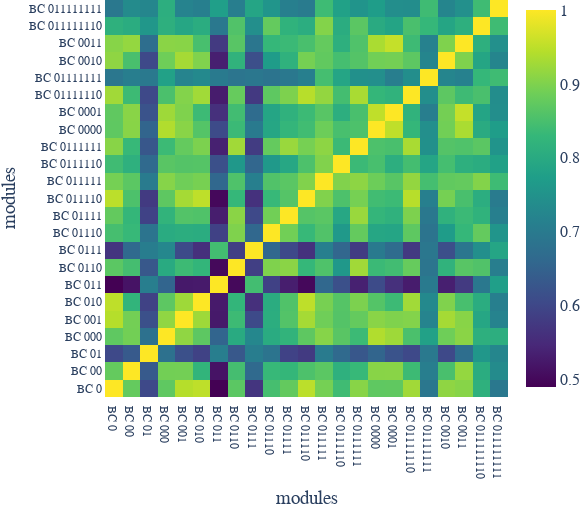

Notebook code cell kept with this figure:
### Markdown cell above
## Encoder lf connection

### Code cell
RSA_HOLMES = experiment_statistics['IMGEP-HOLMES_only_lf_c'][0]['holmes_RSA']
order_default = ['0', '00', '000', '0000', '0001', '001', '0010', '0011', '01', '010', '011', '0110', '0111', '01110', '01111', '011110', '011111', '0111110', '0111111', '01111110', '01111111', '011111110', '011111111']
order_desired = ['0', '00', '01', '000', '001', '010', '011', '0110', '0111', '01110', '01111', '011110', '011111', '0111110', '0111111', '0000', '0001', '01111110', '01111111', '0010', '0011', '011111110', '011111111']

RSA_HOLMES_copy = RSA_HOLMES
permute_order = []
for i in order_desired:
    permute_order.append(order_default.index(i))

RSA_HOLMES = RSA_HOLMES[permute_order, :]
RSA_HOLMES = RSA_HOLMES[:, permute_order]

order_desired = ["BC {}".format(i) for i in order_desired]

config = dict()
config["global_layout"] = dict()
config["global_layout"]["xaxis"] = dict(title="modules")
config["global_layout"]["yaxis"] = dict(title="modules")
config["global_layout"]["margin"] = dict(l=45*multiplier, b=42*multiplier, r=40*multiplier)
config["global_layout"]["width"] = width_half + 40*multiplier
config["global_layout"]["height"] = width_half
config["colorscale"] = 'Viridis'
config["space_names"] = order_desired
config["showscale"] = True

fig = plot_goalspaces_RSAmatrix(RSA_HOLMES, config=config)
#plotly.io.write_image(fig, 'sm_figure_9_HOLMES_only_lf_c_RSA_matrix.pdf')

### Figure 1 — Plotly figure (JSON) as saved in the notebook; plotly's stock layout.template omitted (floating-point values rounded to 4 significant figures; data arrays with more than 128 entries replaced by an {"elided": "..."} marker saying what was removed)
{"data": [{"colorscale": [[0, "#440154"], [0.1111, "#482878"], [0.2222, "#3e4989"], [0.3333, "#31688e"], [0.4444, "#26828e"], [0.5556, "#1f9e89"], [0.6667, "#35b779"], [0.7778, "#6ece58"], [0.8889, "#b5de2b"], [1, "#fde725"]], "showscale": true, "type": "heatmap", "x": ["BC 0", "BC 00", "BC 01", "BC 000", "BC 001", "BC 010", "BC 011", "BC 0110", "BC 0111", "BC 01110", "BC 01111", "BC 011110", "BC 011111", "BC 0111110", "BC 0111111", "BC 0000", "BC 0001", "BC 01111110", "BC 01111111", "BC 0010", "BC 0011", "BC 011111110", "BC 011111111"], "y": ["BC 0", "BC 00", "BC 01", "BC 000", "BC 001", "BC 010", "BC 011", "BC 0110", "BC 0111", "BC 01110", "BC 01111", "BC 011110", "BC 011111", "BC 0111110", "BC 0111111", "BC 0000", "BC 0001", "BC 01111110", "BC 01111111", "BC 0010", "BC 0011", "BC 011111110", "BC 011111111"], "z": {"elided": "23x23 float values"}}], "layout": {"font": {"family": "Times New Roman", "size": 16}, "height": 508, "hovermode": "closest", "margin": {"b": 84, "l": 90, "r": 80, "t": 0}, "showlegend": true, "title": {"text": ""}, "width": 588, "xaxis": {"linewidth": 1, "showline": true, "tickfont": {"family": "Times New Roman", "size": 12}, "ticks": "", "title": {"text": "modules"}, "zeroline": false}, "yaxis": {"linewidth": 1, "showline": true, "tickfont": {"family": "Times New Roman", "size": 12}, "ticks": "", "title": {"text": "modules"}, "zeroline": false}}}
